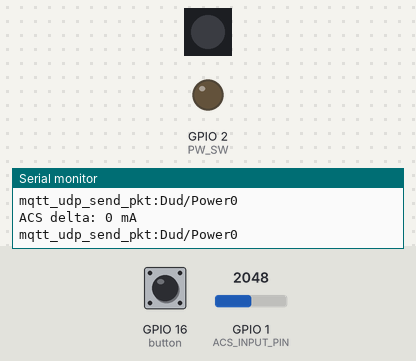
Bench run of a sketch on a simulated ESP32. On the bench: 1 RGB LEDs in strip order, left to right, output pins drawn as LEDs (lit = HIGH), the last lines printed to the serial monitor. Inputs (shaded band) come from the test bench; at power-on: GPIO 16 (button) HIGH, GPIO 1 (ACS_INPUT_PIN) = 2048 (analog values on the 0–4095 scale). Dim RGB values are drawn brighter than linear; WiFi joins after 1.5 s; servers stay silent unless stated.

Above: at 4.0 s.
4.1 s: GPIO 16 (button) pulled LOW for 0.15 s
At 8.2 s:
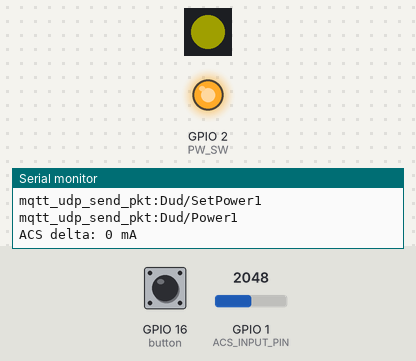
10.2 s: GPIO 16 (button) pulled LOW for 1 s
At 12.7 s:
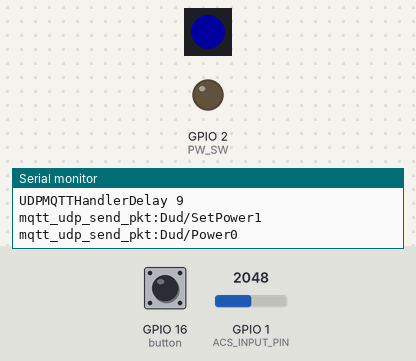
14.2 s: GPIO 16 (button) pulled LOW for 3.2 s
At 18.7 s:
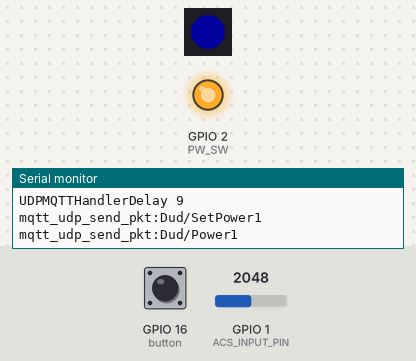
Timing chart, 0 to 19.9 s (numbered marks = the images above; inputs shaded):
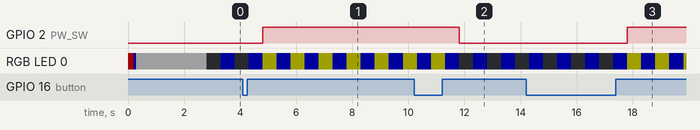

The sketch:

Dud_OnOff_ESP32.ino
```cpp
/*
  DOIT ESP32 DEVKIT V1
   echo  "REQ:DUD GET:T0" | socat - UDP-DATAGRAM:255.255.255.255:8266,broadcast
          RES:DUD T0:12.5 T1:23.8 L0:123
	 curl http://192.168.0.8/L0
   https://github.com/raphaelcohn/bish-bosh
   //C:\Users\teifd\AppData\Local\Arduino15\packages\esp8266\hardware\esp8266\2.3.0\libraries\ArduinoOTA
   https://github.com/dzavalishin/mqtt_udp/tree/master/lang/arduino/MQTT_UDP
*/
#define DEBUG_ESP_OTA
#define DEBUG_ESP_PORT Serial

#include <Arduino.h>
#include <WiFi.h>
#include <WiFiMulti.h>
#include <ESPmDNS.h>
#include <WiFiUdp.h>
#include <ArduinoOTA.h>
#include "mqtt_udp.h"
#include "WebServer.h"
#include <Adafruit_NeoPixel.h>
#include <ezButton.h>
//#include <ACS712.h>
//#include "acs758.h"

#define PW_SW LED_BUILTIN
#define ACS_INPUT_PIN 1  //ADC1_0


WiFiMulti wifiMulti;
ezButton button( 16 );
WiFiUDP udp;
Adafruit_NeoPixel rgb0 (1, 13, NEO_GRB + NEO_KHZ800 );
//  ACS712 5A  uses 185 mV per A
//  ACS712 20A uses 100 mV per A
//  ACS712 30A uses  66 mV per A
//ACS712  ACS( 33, 3.3, 4095, 100 );   // 20A //ADC2 is shared with the WIFI module


bool bState = false;
bool bButtonReleased = false;
bool bConnected = false;
int nCurrent_mA = 0;
#define bCurrent (nCurrent_mA > 500 )

const char* host = "Dud_OnOff";

#define LED_VAL_R ( 0xFF0000 )
#define LED_VAL_G ( 0x00FF00 )
#define LED_VAL_B ( 0x0000FF )

#define RED		   (LED_VAL_R)
#define GREEN 	 (LED_VAL_G)
#define BLUE	   (LED_VAL_B)
#define YELLOW	 (LED_VAL_R | LED_VAL_G)
#define CYAN	   (LED_VAL_G | LED_VAL_B)
#define MAGENTA	 (LED_VAL_R | LED_VAL_B)
#define WHITE	   (LED_VAL_R | LED_VAL_G | LED_VAL_B)
#define LED_OFF  ( 0 )

int GetSSR()
{
 //return digitalRead( PW_SW );
  return bState;
}

void SetSSR(uint8_t val)
{
 //digitalWrite( PW_SW, val );
  bState = val;
}

String GetPowerStr()
{
  /*
 if( bCurrent )
    return "Porwer: " + String( float( nCurrent_mA / 100.0 ), 1 ) + " A\0";
  else
    return "";
    */
  return "Porwer: " + String( nCurrent_mA ) + " \0";
}

void RGB_Show( uint32_t c )
{
  rgb0.setPixelColor( 0, c );
  rgb0.show();
}

void RGB_Begin()
{
  rgb0.begin();
  rgb0.clear();
  rgb0.setBrightness( 32 );

  RGB_Show( RED );   delay( 100 );
  RGB_Show( GREEN ); delay( 100 );
  RGB_Show( BLUE );  delay( 100 );
  RGB_Show( WHITE );
}
void acsTask( void * parameter)
{
  //ACS.autoMidPoint();
  //Serial.print("MidPoint: ");
  //Serial.print(ACS.getMidPoint());
  //Serial.print(". Noise mV: ");
  //Serial.println(ACS.getNoisemV());

  //ACS758_Init();

    analogReadResolution(12);
    //analogSetWidth(12);
    analogSetClockDiv(1);
    //analogSetAttenuation(ADC_11db);
    //(ACS_INPUT_PIN, ADC_2_5db);

  for(;;)
  {
    /*
    if( bState )
    {
      nCurrent_mA = ACS.mA_AC( 50, 3 );
      Serial.printf("Current: %d mA\n", nCurrent_mA);
    }
    */

    uint16_t min = 8192;
    uint16_t max = 0;
    TickType_t xLastWakeTime = xTaskGetTickCount();
    for( int i=0; i<200; i++)
    {
      uint16_t res = analogRead( ACS_INPUT_PIN ); //analogRead() function takes 100 microseconds // 0.1 ms
      if( max < res ) max = res;
      if( min > res ) min = res;
      //vTaskDelayUntil(&xLastWakeTime, 1);
    }
    nCurrent_mA = max - min;
    Serial.printf("ACS delta: %d mA\n", nCurrent_mA );
    delay (5000);
  }
}


void notificationTask( void * parameter)
{
  for(;;)
  {
    if( bState )
    {
      // ON
      digitalWrite(PW_SW, HIGH);
      if( bCurrent )
         RGB_Show( RED );
      else
         RGB_Show( YELLOW );
    }
    else
    {
      // OFF
      digitalWrite(PW_SW, LOW);
      RGB_Show( LED_OFF );
    }
    delay(500);

    if( bConnected )
    {
      RGB_Show( BLUE );
    }
    else // disconnected
    {
      RGB_Show( GREEN );
    }
    delay(500);

  }
}

void WiFiStationConnected(WiFiEvent_t event, WiFiEventInfo_t info)
{
  Serial.println("Connected to AP successfully!");
}

void WiFiGotIP(WiFiEvent_t event, WiFiEventInfo_t info)
{
  Serial.print("WiFi connected: ");
  Serial.println(WiFi.localIP());
  bConnected = true;
}

void WiFiStationDisconnected(WiFiEvent_t event, WiFiEventInfo_t info)
{
  Serial.println("Disconnected from WiFi access point");
  Serial.print("WiFi lost connection. Reason: ");
  Serial.println(info.wifi_sta_disconnected.reason);
  bConnected = false;
  //Serial.println("Trying to Reconnect");
  //WiFi.begin(ssid, password);
}


void setup(void)
{
  RGB_Begin();

  Serial.begin(115200);
  //while (!Serial && !Serial.available()) {}
  Serial.printf("****Start %s****\n", host);

  WiFi.disconnect(true);
  delay(1000);

  WiFi.onEvent(WiFiStationConnected, WiFiEvent_t::ARDUINO_EVENT_WIFI_STA_CONNECTED);
  WiFi.onEvent(WiFiGotIP, WiFiEvent_t::ARDUINO_EVENT_WIFI_STA_GOT_IP);
  WiFi.onEvent(WiFiStationDisconnected, WiFiEvent_t::ARDUINO_EVENT_WIFI_STA_DISCONNECTED);


  WiFi.mode(WIFI_STA);
  wifiMulti.addAP("D224_2.4G", "1qazxsw2");
  wifiMulti.addAP("4OBEZYAN", "1qazxsw2");
  wifiMulti.addAP("D224", "1qazxsw2");


  Serial.println("Connecting Wifi...");
  if (wifiMulti.run() == WL_CONNECTED) {
    Serial.println("");
    Serial.print("WiFi connected: ");
    Serial.println(WiFi.localIP());
  }

  ArduinoOTA.setHostname(host);
  ArduinoOTA.onStart([]() {
    Serial.println("Start");
  });
  ArduinoOTA.onEnd([]() {
    Serial.println("\nEnd");
  });
  ArduinoOTA.onProgress([](unsigned int progress, unsigned int total) {
    Serial.printf("Progress: %u%%\r", (progress / (total / 100)));
  });
  ArduinoOTA.onError([](ota_error_t error) {
    Serial.printf("Error[%u]: ", error);
    if (error == OTA_AUTH_ERROR) Serial.println("Auth Failed");
    else if (error == OTA_BEGIN_ERROR) Serial.println("Begin Failed");
    else if (error == OTA_CONNECT_ERROR) Serial.println("Connect Failed");
    else if (error == OTA_RECEIVE_ERROR) Serial.println("Receive Failed");
    else if (error == OTA_END_ERROR) Serial.println("End Failed");
    ESP.restart();
  });

  ArduinoOTA.begin();
  Serial.println(udp.begin(MQTT_PORT) ? "MQTT_PORT success" : "MQTT_PORT failed");
  WebServerSetup();

  pinMode(PW_SW, OUTPUT);

  xTaskCreatePinnedToCore( notificationTask,  "notificationTask", 10240, NULL, 1, NULL, 1);
  xTaskCreatePinnedToCore( acsTask, "acsTask", 10240, NULL, 2, NULL, 1);

  button.setDebounceTime( 5 );
}

String srtPacket;
//////////////////////////////////////////////////////////////////////////
int mqtt_udp_send_pkt(int fd, char* data, size_t len)
{
  int success;
  success = udp.beginPacket(IPAddress(255, 255, 255, 255), MQTT_PORT);
  success = udp.write((uint8_t*)data, len);
  success = udp.endPacket();
  udp.stop();

  Serial.print( "mqtt_udp_send_pkt:" );
  Serial.println( String(data + 4) );

  udp.begin(MQTT_PORT);
  return 0;
}
void UDPMQTTHandler()
{
  int pktSize = udp.parsePacket();
  if (pktSize) {
    byte pktBuf[pktSize];
    udp.read(pktBuf, pktSize);
    udp.stop();
    udp.begin(MQTT_PORT);
    int topic_len = pktBuf[3];
    int val_len = pktSize - topic_len - 4;
    String sBuf = String((char*)pktBuf + 4);
    String topic = sBuf.substring(0, topic_len);
    String val = sBuf.substring(topic_len, topic_len + val_len);
    Serial.printf("UDPMQTTHandler: %s=%s\n", topic.c_str(), val.c_str());

    if (topic == String("Dud/SetPower"))
    {
      bool nStatePrev = bState;
      bState = val.toInt();
      if (nStatePrev != bState)
      {
        Serial.print( "UDPMQTTHandler: set State " );
        Serial.println( bState );
      }
    }
  }
}
///////////////////////////////////////////////////MQTT_PORT success///////////////////////
unsigned long previousMillis = millis();
unsigned long di = 0;
uint UDPMQTTHandlerDelay = 0;

void loop(void)
{

  //delay(1);
  //taskYIELD();

  button.loop();
  if(button.isReleased())
  {
    bState = !bState;
    Serial.println( "button: Released" );
    bButtonReleased = true;
  }

  if ( wifiMulti.run() != WL_CONNECTED )
  {
    bConnected = false;
    Serial.print("Offline ");
    Serial.println( di++ );
    delay(1000);
    if ( di > 30 && (!bState) )
      ESP.restart();
  }

  if( bConnected )
  {
    di = 0;
    ArduinoOTA.handle();
    if( UDPMQTTHandlerDelay == 0 )
      UDPMQTTHandler();

    unsigned long currentMillis = millis();  //get the current "time" (actually the number of milliseconds since the program started)
    if ( ( currentMillis - previousMillis >= 1000 ) || bButtonReleased )  //test whether the period has elapsed
    {
      // onse a 1 sec
      previousMillis = currentMillis;

      if( bButtonReleased )
      {
        bButtonReleased = false;
        bState != bState ;
        Serial.print( "Button => state " );
        Serial.println( bState ) ;
        UDPMQTTHandlerDelay = 10;
      }

      if( UDPMQTTHandlerDelay > 0 )
      {
        Serial.print("UDPMQTTHandlerDelay "); Serial.println( UDPMQTTHandlerDelay );
        UDPMQTTHandlerDelay--;
        mqtt_udp_send(0, "Dud/SetPower", "1");
      }

      if( bState )
        mqtt_udp_send(0, "Dud/Power", "1");
      else
        mqtt_udp_send(0, "Dud/Power", "0");
      //Serial.print("mqtt_udp_send Dud/Power:");
      //Serial.println(tmp);
    }
  }
}
```

WebServer.cpp
```cpp
/*
https://randomnerdtutorials.com/esp32-esp8266-web-server-physical-button/
*/

#include "WebServer.h"
AsyncWebServer server(80);

extern int GetSSR();
extern void SetSSR(uint8_t val);
extern String GetPowerStr();

const char* PARAM_INPUT_1 = "state";

const char index_html[] PROGMEM = R"rawliteral(
<!DOCTYPE HTML><html>
<head>
  <title>Water Heater</title>
  <meta name="viewport" content="width=device-width, initial-scale=1">
  <meta http-equiv="refresh" content="10">
  <style>
    html {font-family: Arial; display: inline-block; text-align: center;}
    h2 {font-size: 3.0rem;}
    p {font-size: 3.0rem;}
    body {max-width: 600px; margin:0px auto; padding-bottom: 25px;}
    .switch {position: relative; display: inline-block; width: 120px; height: 68px}
    .switch input {display: none}
    .slider {position: absolute; top: 0; left: 0; right: 0; bottom: 0; background-color: #ccc; border-radius: 34px}
    .slider:before {position: absolute; content: ""; height: 52px; width: 52px; left: 8px; bottom: 8px; background-color: #fff; -webkit-transition: .4s; transition: .4s; border-radius: 68px}
    input:checked+.slider {background-color: #2196F3}
    input:checked+.slider:before {-webkit-transform: translateX(52px); -ms-transform: translateX(52px); transform: translateX(52px)}
  </style>
</head>
<body>
  <h2>Water Heater</h2>
  %BUTTONPLACEHOLDER%
  %POWERPLACEHOLDER%
<script>function toggleCheckbox(element) {
  var xhr = new XMLHttpRequest();
  if(element.checked){ xhr.open("GET", "/update?state=1", true); }
  else { xhr.open("GET", "/update?state=0", true); }
  xhr.send();
}

setInterval(function ( ) {
  var xhttp = new XMLHttpRequest();
  xhttp.onreadystatechange = function() {
    if (this.readyState == 4 && this.status == 200) {
      var inputChecked;
      var outputStateM;
      if( this.responseText == 1){
        inputChecked = true;
        outputStateM = "On";
      }
      else {
        inputChecked = false;
        outputStateM = "Off";
      }
      document.getElementById("output").checked = inputChecked;
      document.getElementById("outputState").innerHTML = outputStateM;
    }
  };
  xhttp.open("GET", "/state", true);
  xhttp.send();
}, 1000 ) ;
</script>
</body>
</html>
)rawliteral";


String outputState(){
  //if(digitalRead(output)){
  if(GetSSR()){
    return "checked";
  }
  else {
    return "";
  }
  return "";
}

// Replaces placeholder with button section in your web page
String processor(const String& var)
{
  //Serial.println(var);
  if(var == "BUTTONPLACEHOLDER")
  {
    //String outputStateValue = outputState();
    //String str ="";
    //str += "<h4>PS State <span id=\"outputState\"></span></h4>";
    return "<label class=\"switch\"><input type=\"checkbox\" onchange=\"toggleCheckbox(this)\" id=\"output\" " + outputState() + "><span class=\"slider\"></span></label>";
  }
  if(var == "POWERPLACEHOLDER")
  {
    return  "<h3>" + GetPowerStr() + "</h3>";
  }
  return String();
}

void WebServerSetup()
{
  // Print ESP Local IP Address
  Serial.println(WiFi.localIP());

  // Route for root / web page
  server.on("/", HTTP_GET, [](AsyncWebServerRequest *request){
    request->send_P(200, "text/html", index_html, processor);
  });

  // Send a GET request to <ESP_IP>/update?state=<inputMessage>
  server.on("/update", HTTP_GET, [] (AsyncWebServerRequest *request) {
    String inputMessage;
    String inputParam;
    // GET input1 value on <ESP_IP>/update?state=<inputMessage>
    if (request->hasParam(PARAM_INPUT_1)) {
      inputMessage = request->getParam(PARAM_INPUT_1)->value();
      inputParam = PARAM_INPUT_1;
      //digitalWrite(output, inputMessage.toInt());
      SetSSR(inputMessage.toInt());
      //ledState = !ledState;
    }
    else {
      inputMessage = "No message sent";
      inputParam = "none";
    }
    Serial.println(inputMessage);
    request->send(200, "text/plain", "OK");
  });

  // Send a GET request to <ESP_IP>/state
  server.on("/state", HTTP_GET, [] (AsyncWebServerRequest *request) {
    //request->send(200, "text/plain", String(digitalRead(output)).c_str());
    request->send(200, "text/plain", String(GetSSR()).c_str());
  });
  // Start server
  server.begin();
}
```

WebServer.h
```cpp
#include <Arduino.h>
#include <WiFi.h>
#include <AsyncTCP.h>
#include <ESPAsyncWebSrv.h>

void WebServerSetup();
```

mqtt_udp.h
```cpp
#ifndef MQTT_UDP_H
#define MQTT_UDP_H

#include <stdlib.h>
#include "mqtt_udp_defs.h"

#ifdef __cplusplus
extern "C" {
#endif

// --------------------------------------------------------------------------
// Prepare socket
// --------------------------------------------------------------------------

int mqtt_udp_socket(void);
int mqtt_udp_bind( int fd ); // prepare to receive data

// --------------------------------------------------------------------------
// Send
// --------------------------------------------------------------------------

// Send PUBLISH packet - obsolete entry point, do not use
int mqtt_udp_send( int fd, char *topic, char *data );

// Send PUBLISH packet - obsolete entry point, do not use
int mqtt_udp_send_publish( int fd, char *topic, char *data );

int mqtt_udp_send_ping_request( int fd );
int mqtt_udp_send_ping_responce( int fd, int ip_addr );


// --------------------------------------------------------------------------
// Recieve (unfinshed)
// --------------------------------------------------------------------------


//void (*mqtt_udp_handle_recv)( char *topic, char *data );
typedef void (*mqtt_udp_handle_recv)( char *, char * );

int mqtt_udp_recv( int fd, mqtt_udp_handle_recv handle );


// --------------------------------------------------------------------------
// Was in local.h, use with caution
// --------------------------------------------------------------------------

// Broadcast packet
int mqtt_udp_send_pkt( int fd, char *data, size_t len );
// send packet to address
int mqtt_udp_send_pkt_addr( int fd, char *data, size_t len, int ip_addr );


// Low level packet recv
int mqtt_udp_recv_pkt( int fd, unsigned char *buf, size_t buflen );
// Parse PUBLISH
int mqtt_udp_parse_pkt( const char *pkt, size_t plen, char *topic, size_t o_tlen, char *value, size_t o_vlen );


#ifdef __cplusplus
}
#endif

#endif // MQTT_UDP_H
```

mqtt_udp_defs.h
```cpp
/* This code is generated, do not change */
#define PACKAGE_VERSION_MAJOR   0
#define PACKAGE_VERSION_MINOR   5
#define PTYPE_CONNECT   0x10
#define PTYPE_CONNACK   0x20
#define PTYPE_PUBLISH   0x30
#define PTYPE_PUBACK   0x40
#define PTYPE_PUBREC   0x50
#define PTYPE_PUBREL   0x60
#define PTYPE_PUBCOMP   0x70
#define PTYPE_SUBSCRIBE   0x80
#define PTYPE_SUBACK   0x90
#define PTYPE_UNSUBSCRIBE   0xA0
#define PTYPE_UNSUBACK   0xB0
#define PTYPE_PINGREQ   0xC0
#define PTYPE_PINGRESP   0xD0
#define PTYPE_DISCONNECT   0xE0
#define MQTT_PORT   1883
#define PKT_BUF_SIZE   2048
#define PKT_PACE_MSEC   50
#define DEFAULT_MAX_REPLY_QOS   1
#define SYS_CONF_PREFIX   "$SYS/conf"
```

mqtt_udp_send.c
```cpp
#include <sys/types.h>
//#include <sys/socket.h>
//#include <netinet/in.h>
//#include <arpa/inet.h>
#include <string.h>
#include <stdio.h>
#include <stdlib.h>
//#include <unistd.h>
//#include <locale.h>
//#include <fcntl.h>
#include <errno.h>

#include "mqtt_udp.h"

#define BUFLEN 512


static int pack_len( char *buf, int *blen, int *used, int data_len )
{
    *used = 0;
    while( 1 )
    {
        if( *blen <= 0 ) return ENOMEM;

        int byte = data_len % 128;
        data_len /= 128;

        if( data_len > 0 )
            byte |= 0x80;

        *buf++ = byte;
        (*blen)--;
        (*used)++;

        if( data_len == 0 ) return 0;
    }
}

// ----------------------------------------------------
// Make and send PUBLISH packet
// ----------------------------------------------------
int mqtt_udp_send( int fd, char *topic, char *data )
{
    return mqtt_udp_send_publish( fd, topic, data );
}

int mqtt_udp_send_publish( int fd, char *topic, char *data )
{
    unsigned char buf[BUFLEN];
    memset(buf, 0, BUFLEN);

    int tlen = strnlen( topic, PKT_BUF_SIZE ); // strlen(topic);
    int dlen = strnlen( data, PKT_BUF_SIZE );

    int blen = sizeof(buf);
    unsigned char *bp = buf;

    *bp++ = PTYPE_PUBLISH;
    blen--;

    int total = tlen + dlen + 2; // packet size
    if( total > blen )
        return ENOMEM;

    //int size = total+1;

    int used = 0;
    int rc = pack_len( bp, &blen, &used, total );
    if( rc ) return rc;

    bp += used;


    *bp++ = (tlen >>8) & 0xFF;
    *bp++ = tlen & 0xFF;
    blen -= 2;

    //NB! Must be UTF-8
    while( tlen-- > 0 )
    {
        if( blen <= 0 ) return ENOMEM;
        *bp++ = *topic++;
        blen--;
    }

    while( dlen-- > 0 )
    {
        if( blen <= 0 ) return ENOMEM;
        *bp++ = *data++;
        blen--;
    }

    return mqtt_udp_send_pkt( fd, buf, bp-buf );
}


// ----------------------------------------------------
// Packet with no payload, just type and zero length
// ----------------------------------------------------

static int mqtt_udp_send_empty_pkt( int fd, char ptype )
{
    unsigned char buf[2];
    buf[0] = ptype;
    buf[1] = 0;
    return mqtt_udp_send_pkt( fd, buf, sizeof(buf) );
}


// ----------------------------------------------------
// Ping
// ----------------------------------------------------


int mqtt_udp_send_ping_request( int fd )
{
    return mqtt_udp_send_empty_pkt( fd, PTYPE_PINGREQ );
}


int mqtt_udp_send_ping_responce( int fd, int ip_addr )
{
    return mqtt_udp_send_empty_pkt( fd, PTYPE_PINGRESP );
}
```

Measured:
- after the input at 4.1 s, GPIO 2 (PW_SW): LOW → HIGH after 0.71 s
- after the input at 10.2 s, GPIO 2 (PW_SW): HIGH → LOW after 1.6 s
- after the input at 14.2 s, GPIO 2 (PW_SW): LOW → HIGH after 3.6 s
